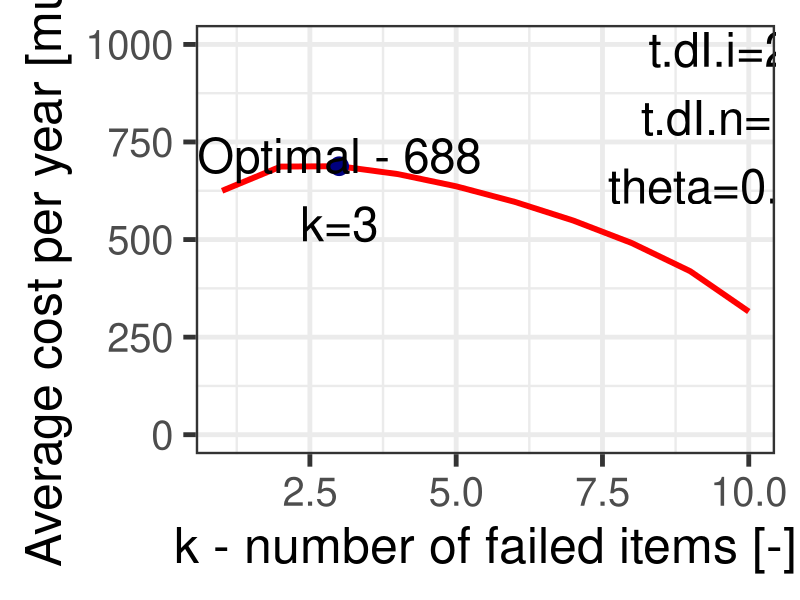
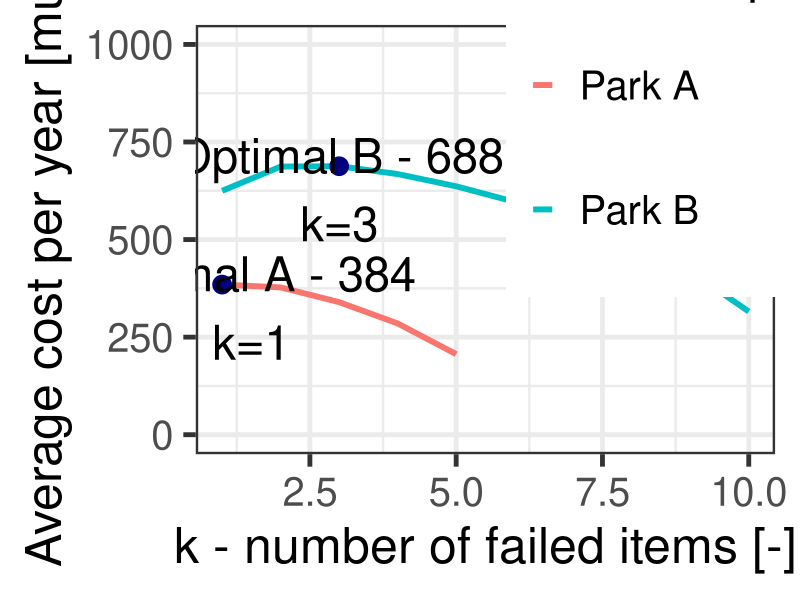
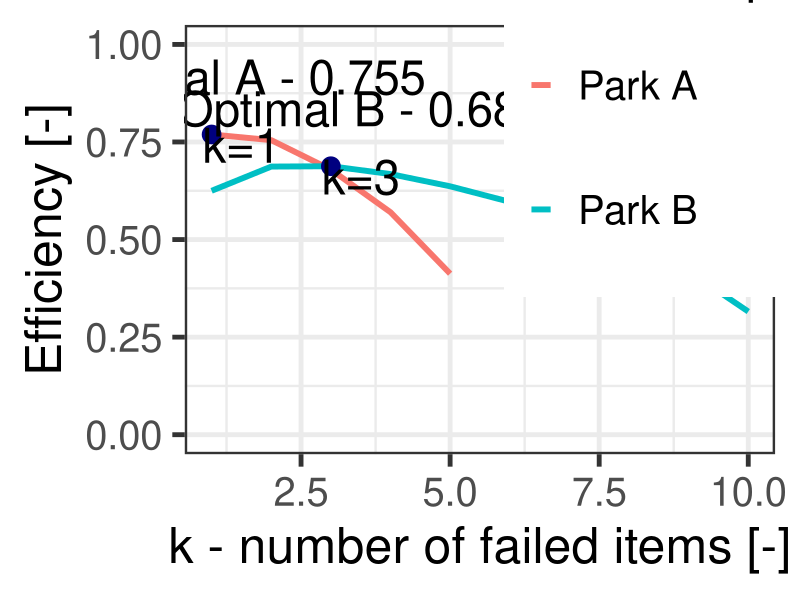
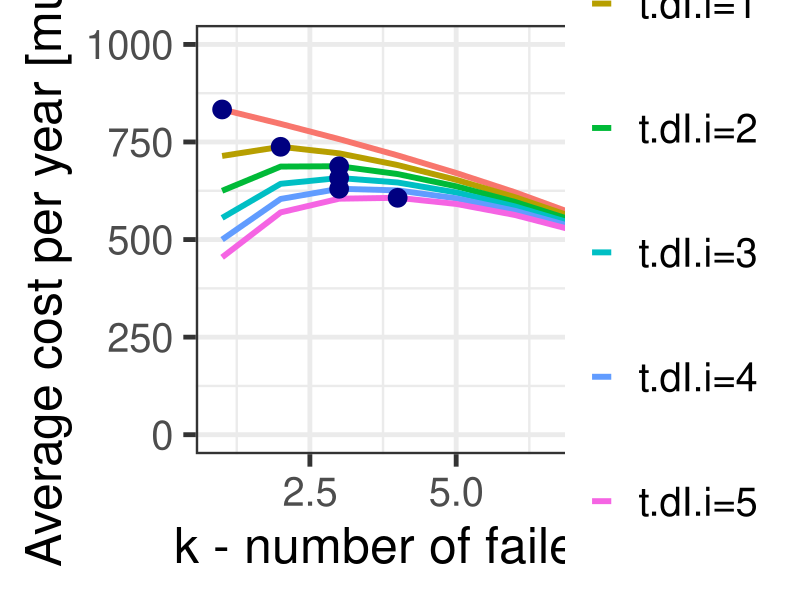
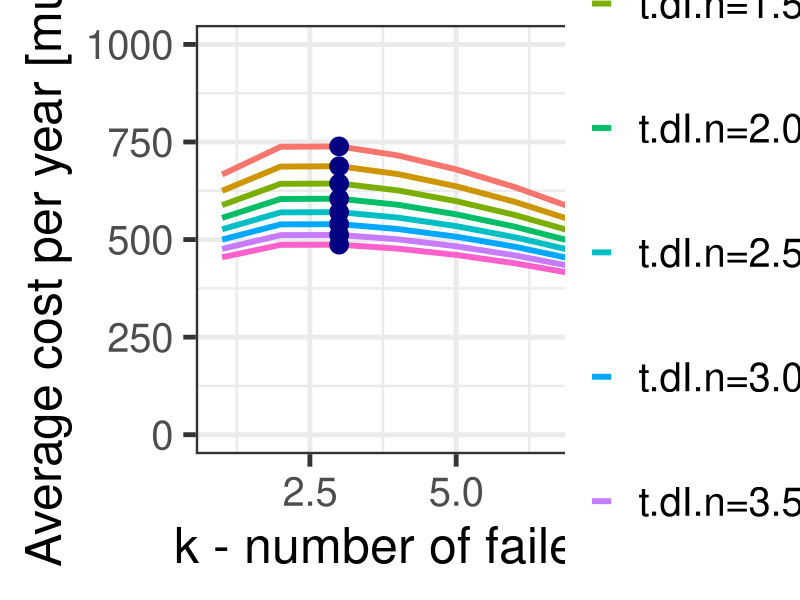

The R script that drew these images, in order:
# *-----------------------------------------------------------------
# | PROBLEM NUMBER: 4.1
# | PROBLEM NAME: Wind Mill Parks
# | UPDATE: AE     
# | DESCRIPTION: As an energy company operating Wind Mill Parks, the
# |              efficiency of operating the park with an IS is 
# |              considered, as well as the effect of a change in
# |              duration of intervention.
# | 
# | KEYWORDS: Wind mill, trigger, optimisation, cost, efficiency, 
# |           state-dependent, 
# *-----------------------------------------------------------------

### ------------------DATA AND PACKAGE IMPORT-----------------

rm(list=ls()) # clear the memory and items in R console

library(ggplot2)
library(tidyr)

### ------------------VARIABLE DEFINITION---------------------

## First we want to define the variables used for the program.

### ---------------VARIABLE INPUT-------------------

# Question A

N       <- 10   # number of items
C.bI.o  <- 100  # Money received if item in operation
C.bI.f  <- 0    # Penalty if item not operating
t.dI.i  <- 2    # fixed down-time
t.dI.n  <- 1    # variable down-time per failed item
THETA   <- 0.02 # the rate parameter

# For Question B, the original Wind mill park becomes Park B and 
# Park A isassigned the following variables:

N.A       <- 5
C.bI.o.A  <- 100  # Money received if the system in operation
t.dI.i.A  <- 2    # weeks on the site (fix)
t.dI.n.A  <- 1    # additional time L
THETA.A   <- 0.02

N.B       <- N        # number of items
C.bI.o.B  <- C.bI.o   # Money received if item in operation
t.dI.i.B  <- t.dI.i   # fixed down-time
t.dI.n.B  <- t.dI.n   # variable down-time per failed item
THETA.B   <- THETA 

t.dI.i.c <- seq(from=0, to=5, by=1)
t.dI.n.d <- seq(from=0.5, to=4, by=0.5)

### ---------------PROGRAM OUTPUT-------------------

# Define empty matrices for eta and chi for parts c and d of 
# the exercise

eta.c <- matrix(ncol=length(t.dI.i.c), nrow=N)
eta.d <- matrix(ncol=length(t.dI.n.d), nrow=N)
chi.c <- matrix(ncol=length(t.dI.i.c), nrow=N)
chi.d <- matrix(ncol=length(t.dI.n.d), nrow=N)


chifunction <- function(N,t.dI.i,t.dI.n,THETA,C.bI.o)
{
  W     <- matrix(nrow=N) #total system time during 1 repair cycle
  t.bI  <- matrix(nrow=N) 
  t.dI  <- matrix(nrow=N) 
  res   <- matrix(ncol=2, nrow=N) 
  eta   <- matrix(nrow=N) 
  chi   <- matrix(nrow=N) 
  A     <- matrix(nrow=N) 
  for (k in 1:N)
  {
    W[k]  <- k/THETA
    for (i in 1:k)
    {
      if (i==1)
      {
        A[i]=1/(N-i+1)
      } 
      else 
      {
        A[i]=A[i-1]+1/(N-i+1)
      }
    }
    t.bI <- A
  }
  for (k in 1:N)
  {
    t.dI[k]=t.dI.i+t.dI.n*k
    eta[k]=C.bI.o*(k/THETA)/((t.bI[k]/THETA)+t.dI[k])
    chi[k]=(1/N)*(k/THETA)/((t.bI[k]/THETA)+t.dI[k])
    res[k,1] <- eta[k]
    res[k,2] <- chi[k]
  }
  return(res)
}




### ------------------CALCULATIONS-------------------

cat('----------------------Question A--------------------------\n')

results <- chifunction(N,t.dI.i,t.dI.n,THETA,C.bI.o)
eta.a   <- results[,1]
chi.a   <- results[,2]
print('Optimal Intervention Strategy is T=')
print(which.max(eta.a))
print('where eta=')
print(max(eta.a))
print('Sensitivity can be analysed on the Graph.')

cat('----------------------Question B--------------------------\n')

eta.B <- eta.a
chi.B <- chi.a

results <- chifunction(N.A,t.dI.i.A,t.dI.n.A,THETA.A,C.bI.o.A)
eta.A   <- results[,1]
chi.A   <- results[,2]

print('When k=2 is the triggering state, the efficiency for each
      wind mill park')
print('Park A')
print(chi.A[2])
print('Park B')
print(chi.B[2])

cat('----------------------Question C--------------------------\n')

# For Question C, the original wind mill park is used to consider  
# how sensitive fixed down-time is to change. We consider t0 to be
# on the range 1-5 weeks.

for (u in 1:length(t.dI.i.c))
{
  results <- chifunction(N,t.dI.i.c[u],t.dI.n,THETA,C.bI.o)
  eta   <- results[,1]
  chi   <- results[,2]
  
  eta.c[,u] <- eta
  chi.c[,u] <- chi
}
print('As the fixed duration of intervention varies, so does the
      optimal IS')
print('For N=1 to N=5, k varies from k=2 to k=4')

cat('----------------------Question D--------------------------\n')

# For Question D, the original wind mill park is used to consider 
# how sensitive variable down-time is to change. We consider L to be
# on the range 0.5-4 weeks.



for (v in 1:length(t.dI.n.d))
{
  results <- chifunction(N,t.dI.i,t.dI.n.d[v],THETA,C.bI.o)
  eta   <- results[,1]
  chi   <- results[,2]
  
  eta.d[,v] <- eta
  chi.d[,v] <- chi
}

print('Regardless of length of variable intervention time, the
      optimal IS is k=3')

### --------------------PLOT--------------------
## The following code is only for plotting the figure given as 
## a solution to the Exercise

rdf <- as.data.frame(cbind(1:N,eta.a))
names(rdf) <- c("k","eta")

plotetaT <- ggplot(data=rdf,aes(x=k,y=eta)) + 
  geom_line(size=2,color="red") + 
  xlab("k - number of failed items [-]") + 
  ylab("Average cost per year [mu/tu]") + # Set axis labels
  ylim(0,1000) +
  theme_bw(base_size=36) 

# Let us collect the optimal points in the data frame optimal

optimal <- as.data.frame(matrix(nrow=1,ncol=2))
names(optimal) <- c("x","y")

data <- rdf
optimal[1,1] <- data$k[which.max(data$eta)]
optimal[1,2] <- max(data$eta)

# Now we add these points to the graph before exporting
plotetaT + geom_point(data=optimal
                      , aes(x=x
                            , y=y)
                      , colour="navyblue"
                      , size=6) +
  annotate("text", label="Optimal - 688\nk=3"
           , x=optimal[1,1], y=optimal[1,2]-60
           , size=12) +
  annotate("text", label="n=10\nt.dI.i=2\nt.dI.n=1\ntheta=0.02"
           , x=9.5, y=900
           , size=12)



dev.copy(png,'E4-01_etaA.png',width=2000,height=1330)
dev.off()


# Plot for Question B

rdfB <- as.data.frame(cbind(1:N,eta.A,eta.B))
names(rdfB) <- c("k","etaA","etaB")
# We see that there are only 5 items in Park A
# We thus empty the data frame before gathering
rdfB$etaA[6:10] <- NA 
rdfBtidy <- gather(rdfB
                   ,etaA,etaB
                   ,key="key",value="value")
# We now remove all rows where the value is NA
rdfBtidy <- rdfBtidy[!is.na(rdfBtidy$value),]

plotetaB <- ggplot(data=rdfBtidy,aes(x=k,y=value
                                     ,group=key,color=key)) + 
  geom_line(size=2) + 
  scale_colour_hue(name="Wind mill park",      # Set legend title
                   breaks=c("etaA","etaB"),
                   labels=c("\nPark A\n"
                            , "\nPark B\n")
  )  +
  scale_linetype_discrete(name="Wind mill park") +
  xlab("k - number of failed items [-]") + 
  ylab("Average cost per year [mu/tu]") + # Set axis labels
  ylim(0,1000) +
  theme_bw(base_size=36) +
  theme(legend.position=c(.85, .8))           # Position legend

# Let us collect the optimal points in the data frame optimal

optimal <- as.data.frame(matrix(nrow=2,ncol=3))
names(optimal) <- c("key","x","y")
key <- c("etaA","etaB")

# We remove the NAs for the finding of optimal points.
# This function works for this case since both optimals
# are found within the non-deleted range, k = (0,5]
data <- na.omit(rdfB)
for (i in 1:2)
{
  optimal[i,1] <- key[i]
  optimal[i,2] <- na.omit(data$k[which.max(data[,i+1])])
  optimal[i,3] <- max(data[,i+1])
}

# Now we add these points to the graph before exporting
plotetaB + geom_point(data=optimal
                      , aes(x=x
                            , y=y)
                      , colour="navyblue"
                      , size=6) +
  annotate("text", label="Optimal B - 688\nk=3"
           , x=optimal[2,2], y=optimal[2,3]-60
           , size=12) +
  annotate("text", label="Optimal A - 384\nk=1"
           , x=optimal[1,2]+0.5, y=optimal[1,3]-60
           , size=12)



dev.copy(png,'E4-01_etaB.png',width=2000,height=1330)
dev.off()

# Find efficiency

rdfBchi <- as.data.frame(cbind(1:N,chi.A,chi.B))
names(rdfBchi) <- c("k","chiA","chiB")
# We see that there are only 5 items in Park A
# We thus empty the data frame before gathering
rdfBchi$chiA[6:10] <- NA 
rdfBchitidy <- gather(rdfBchi
                      ,chiA,chiB
                      ,key="key",value="value")
# We now remove all rows where the value is NA
rdfBchitidy <- rdfBchitidy[!is.na(rdfBchitidy$value),]

plotchiB <- ggplot(data=rdfBchitidy,aes(x=k,y=value
                                        ,group=key,color=key)) + 
  geom_line(size=2) + 
  scale_colour_hue(name="Wind mill park",      # Set legend title
                   breaks=c("chiA","chiB"),
                   labels=c("\nPark A\n"
                            , "\nPark B\n")
  )  +
  scale_linetype_discrete(name="Wind mill park") +
  xlab("k - number of failed items [-]") + 
  ylab("Efficiency [-]") + # Set axis labels
  ylim(0,1) +
  theme_bw(base_size=36) +
  theme(legend.position=c(.85, .8))           # Position legend 

# Let us collect the optimal points in the data frame optimal

optimal <- as.data.frame(matrix(nrow=2,ncol=3))
names(optimal) <- c("key","x","y")
key <- c("chiA","chiB")

# We remove the NAs for the finding of optimal points.
# This function works for this case since both optimals
# are found within the non-deleted range, k = (0,5]
data <- na.omit(rdfBchi)
for (i in 1:2)
{
  optimal[i,1] <- key[i]
  optimal[i,2] <- na.omit(data$k[which.max(data[,i+1])])
  optimal[i,3] <- max(data[,i+1])
}

# Now we add these points to the graph before exporting
plotchiB + geom_point(data=optimal
                      , aes(x=x
                            , y=y)
                      , colour="navyblue"
                      , size=6) +
  annotate("text", label="Optimal B - 0.688\nk=3"
           , x=optimal[2,2]+0.5, y=optimal[2,3]+0.060
           , size=12) +
  annotate("text", label="Optimal A - 0.755\nk=1"
           , x=optimal[1,2]+0.5, y=optimal[1,3]+0.060
           , size=12)



dev.copy(png,'E4-01_chiB.png',width=2000,height=1330)
dev.off()


# Plot for Question C

rdfC <- as.data.frame(cbind(1:N,eta.c))
names(rdfC) <- c("k","t0","t1","t2","t3","t4","t5")

rdfCtidy <- gather(rdfC
                   ,t0,t1,t2,t3,t4,t5
                   ,key="key",value="value")

plotC <- ggplot(data=rdfCtidy,aes(x=k,y=value
                                  ,group=key,color=key)) + 
  geom_line(size=2) + 
  scale_colour_hue(name="Set-up time",      # Set legend title
                   breaks=c("t0","t1","t2","t3","t4","t5"),
                   labels=c("\nt.dI.i=0\n"
                            , "\nt.dI.i=1\n"
                            , "\nt.dI.i=2\n"
                            , "\nt.dI.i=3\n"
                            , "\nt.dI.i=4\n"
                            , "\nt.dI.i=5\n")
  )  +
  scale_linetype_discrete(name="Set-up time") +
  xlab("k - number of failed items [-]") + 
  ylab("Average cost per year [mu/tu]") + # Set axis labels
  ylim(0,1000) +
  theme_bw(base_size=36) +
  theme(legend.position=c(.9, .7))           # Position legend

# Let us collect the optimal points in the data frame optimal

optimal <- as.data.frame(matrix(nrow=6,ncol=3))
names(optimal) <- c("key","x","y")
key <- c("t0","t1","t2","t3","t4","t5")

data <- rdfC
for (i in 1:6)
{
  optimal[i,1] <- key[i]
  optimal[i,2] <- na.omit(data$k[which.max(data[,i+1])])
  optimal[i,3] <- max(data[,i+1])
}

# Now we add these points to the graph before exporting
plotC + geom_point(data=optimal
                   , aes(x=x
                         , y=y)
                   , colour="navyblue"
                   , size=6) 

dev.copy(png,'E4-01_etaC.png',width=2000,height=1330)
dev.off()

# Plot for Question D

rdfD <- as.data.frame(cbind(1:N,eta.d))
names(rdfD) <- c("k","t0.5","t1.0","t1.5","t2.0"
                 ,"t2.5","t3.0","t3.5","t4.0")

rdfDtidy <- gather(rdfD
                   ,t0.5,t1.0,t1.5,t2.0,t2.5,t3.0,t3.5,t4.0
                   ,key="key",value="value")

plotD <- ggplot(data=rdfDtidy,aes(x=k,y=value
                                  ,group=key,color=key)) + 
  geom_line(size=2) + 
  scale_colour_hue(name="Set-up time",      # Set legend title
                   breaks=c("t0.5","t1.0","t1.5","t2.0"
                            ,"t2.5","t3.0","t3.5","t4.0"),
                   labels=c( "\nt.dI.n=0.5\n"
                             , "\nt.dI.n=1.0\n"
                             , "\nt.dI.n=1.5\n"
                             , "\nt.dI.n=2.0\n"
                             , "\nt.dI.n=2.5\n"
                             , "\nt.dI.n=3.0\n"
                             , "\nt.dI.n=3.5\n"
                             , "\nt.dI.n=4.0\n")
  )  +
  scale_linetype_discrete(name="Repair time") +
  xlab("k - number of failed items [-]") + 
  ylab("Average cost per year [mu/tu]") + # Set axis labels
  ylim(0,1000) +
  theme_bw(base_size=36) +
  theme(legend.position=c(.9, .7))           # Position legend

# Let us collect the optimal points in the data frame optimal

optimal <- as.data.frame(matrix(nrow=8,ncol=3))
names(optimal) <- c("key","x","y")
key <- c("t0.5","t1.0","t1.5","t2.0"
         ,"t2.5","t3.0","t3.5","t4.0")

data <- rdfD
for (i in 1:8)
{
  optimal[i,1] <- key[i]
  optimal[i,2] <- na.omit(data$k[which.max(data[,i+1])])
  optimal[i,3] <- max(data[,i+1])
}

# Now we add these points to the graph before exporting
plotD + geom_point(data=optimal
                   , aes(x=x
                         , y=y)
                   , colour="navyblue"
                   , size=6) 

dev.copy(png,'E4-01_etaD.png',width=2000,height=1330)
dev.off()

### ------------------PLOT END-------------------

# END